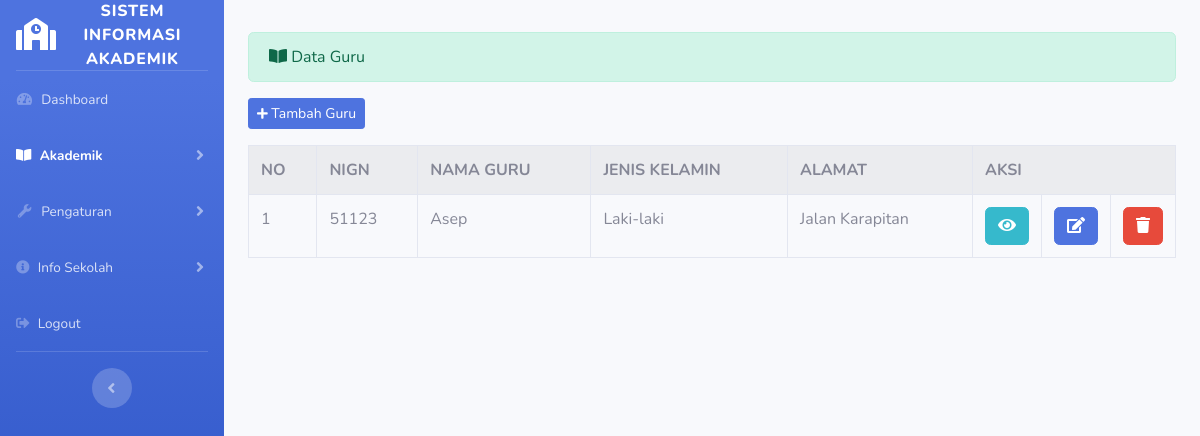
Page /index.php/admin/guru on the committed database.
### tables this page shows
CREATE TABLE `guru` (
  `id_guru` int(11) NOT NULL,
  `nign` varchar(50) NOT NULL,
  `nama_guru` varchar(50) NOT NULL,
  `alamat` varchar(50) NOT NULL,
  `telepon` varchar(20) NOT NULL,
  `jenis_kelamin` varchar(50) NOT NULL,
  `photo` varchar(100) NOT NULL
);

### application/controllers/admin/guru.php (called while the page is built, shortened)
<?php
class Guru extends CI_Controller
{
    public function index()
    {
        $data['guru']      = $this->guru_model->tampil_data('guru')->result();
        $this->load->view('templates_admin/header_dashboard');
        $this->load->view('templates_admin/sidebar2');
        $this->load->view('admin/guru', $data);
        $this->load->view('templates_admin/footer');
    }
    public function __construct()
    {
        $this->load->database();
        $this->load->model('guru_model');
    }
}

### index.php (called while the page is built, shortened)
<?php
require_once BASEPATH.'core/CodeIgniter.php';

### application/models/guru_model.php (called while the page is built, shortened)
<?php
class Guru_model extends CI_Model
{
    public function tampil_data($table)
    {
        return $this->db->get($table);
    }
}

### application/views/admin/guru.php (the view, shortened to what this page needs)
<div class="container-fluid">
    <div class="alert alert-success" role="alert">
        <i class="fas fa-book-open"></i> Data Guru
    </div>
    <?php echo anchor('admin/guru/tambah_guru', '<button class="btn btn-sm btn-primary mb-3"><i class="fas fa-plus fa-sm"></i> Tambah Guru</button>') ?>
    <table class="table table-striped table-hover table-bordered">
        <tr>
            <th>NO</th>
            <th>NIGN</th>
            <th>NAMA GURU</th>
            <th>JENIS KELAMIN</th>
            <th>ALAMAT</th>
            <th colspan="3">AKSI</th>
        </tr>
        <?php
        $no = 1;
        foreach ($guru as $gur) : ?>
            <tr>
                <td><?php echo $no++ ?></td>
                <td><?php echo $gur->nign ?></td>
                <td><?php echo $gur->nama_guru ?></td>
                <td><?php echo $gur->jenis_kelamin ?></td>
                <td><?php echo $gur->alamat ?></td>
                <td width="20px"><?php echo anchor('admin/guru/detail/' . $gur->id_guru, '<div class="btn btn-info"><i class="fa fa-eye"></i></div>') ?> </td>
                <td width="20px"><?php echo anchor('admin/guru/update/' . $gur->id_guru, '<div class="btn btn-primary"><i class="fa fa-edit"></i></div>') ?> </td>
                <td width="20px"><?php echo anchor('admin/guru/delete/' . $gur->id_guru, '<div class="btn btn-danger"><i class="fa fa-trash"></i></div>') ?> </td>
            </tr>
        <?php endforeach; ?>
    </table>
</div>

### rows in the picture
guru: nign "51123", nama_guru "Asep", jenis_kelamin "Laki-laki", alamat "Jalan Karapitan"
